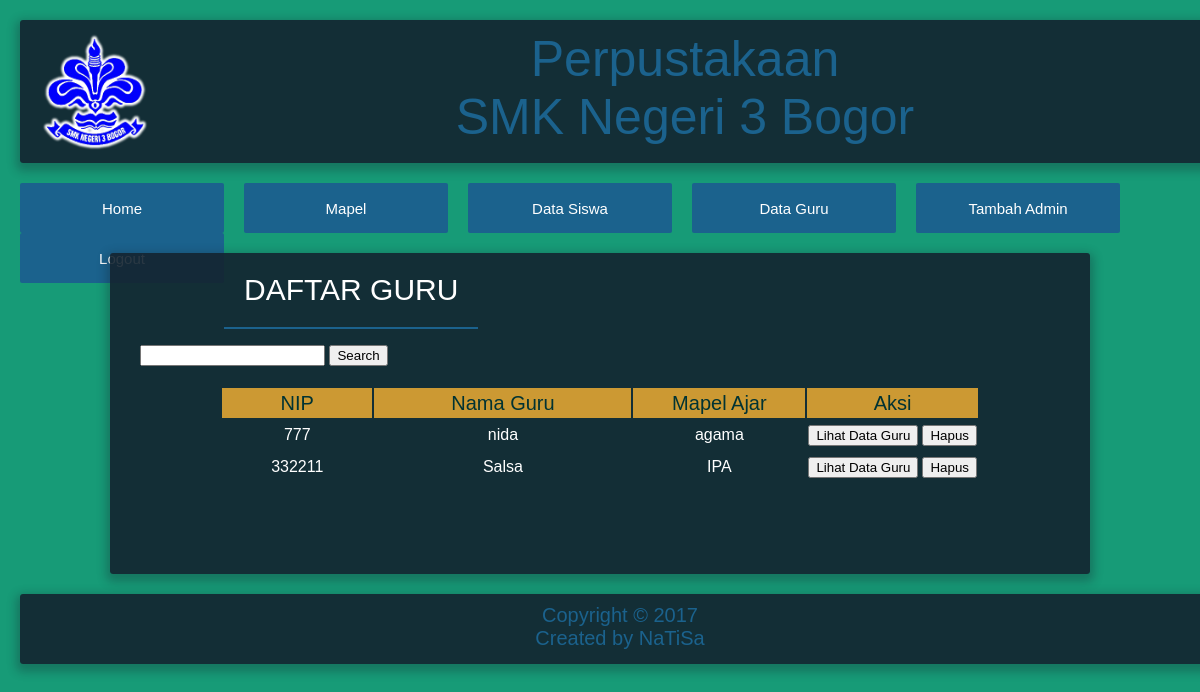
Screenshot of /dataguru.php (signed in) with the database file from the repository.
### tables this page shows
CREATE TABLE `tbguru` (
  `id_guru` int(11) NOT NULL,
  `nip` int(50) NOT NULL,
  `nama` varchar(50) NOT NULL,
  `ttl` varchar(50) NOT NULL,
  `jenis_kelamin` varchar(10) NOT NULL,
  `mapel_ajar` varchar(50) NOT NULL,
  `alamat` varchar(50) NOT NULL,
  `no_telepon` int(50) NOT NULL
);

### dataguru.php (the view, shortened to what this page needs)
<?php
include 'config.php';
?>
<!DOCTYPE html>
<html lang="en">
<head>
 <link rel="stylesheet" href="style.css">
</head>
<body>
  <div class="title">
    <p><img src="SMKN3.png" width="130" height="125" align="left">Perpustakaan </p>
    <p>SMK Negeri 3 Bogor</p>
  </div>
  <?php include 'menu.php'; ?>
  <div class="tampil-cari" style="margin-bottom:20px; margin-top:70px;">
  <div class="tampil-judul">Daftar Guru </div>
 <p>&nbsp;</p>
				  <p>&nbsp;</p>
				  <p>&nbsp;</p>
				  <p>&nbsp;</p>
				  <p>
    <div class="cari">
      <form name="form2" method="post" action="cari_guru.php">
        <input name="cari" type="text">
        <input name="search" type="submit" value="Search">
      </form>
</div>
				  <table width="800" class="table">
                                    <tr class="trhead">
                                        <td width="173">NIP</td>
                                        <td width="304">Nama Guru</td>
										<td width="199">Mapel Ajar</td>
										<td width="104" colspan="2">Aksi</td>
								  </tr>
	<?php
	$query = mysqli_query($koneksi,"SELECT * FROM tbguru ORDER BY nip ASC");
	while ($rows = mysqli_fetch_array($query)) {
	?>
	<tr class="trbody">
		<td><?php echo $rows['nip']; ?></td>
		<td><?php echo $rows['nama']; ?></td>
		<td><?php echo $rows['mapel_ajar']; ?></td>
		<td>
		<form method="post" name="<?php echo $rows['nip'] ?>">
			<input type="submit" name="liatdata" value="Lihat Data Guru">
		</form>
		</td>
		<td>
		<a href="guru_hapus.php?id=<?php echo $rows['id_guru']; ?>">
            <input type="submit" name="Submit3" value="Hapus" />
        </a>
		</td>
	</tr>
	<?php
	}
	?>
    </table>
</div>
			<div class="footer">Copyright &copy; 2017<br>Created by NaTiSa</div>
</body>
</html>

### style.css (style rules this page uses)
* { box-sizing:border-box; margin:0 auto; }
body { background: #179b77; }
html,body { font-family:Helvetica; }
.title { top:30px; padding: 10px; margin:20px; height: 143px; max-width:1325px; color: rgb(27, 98, 141); font-size: 50px; text-align: center; width:100%; background-color: rgba(19, 35, 47, 0.9); border-radius:3px; background: rgba(19, 35, 47, 0.9); box-shadow: 0 4px 10px 4px rgba(19, 35, 47, 0.3); }
.tampil-cari { padding-bottom:70px; top:20px; position:relative; width:100%; max-width:980px; background-color: rgba(19, 35, 47, 0.9); border-radius:3px; background: rgba(19, 35, 47, 0.9); box-shadow: 0 4px 10px 4px rgba(19, 35, 47, 0.3); }
.tampil-judul { color:#0033FF; padding: 0 10px; position: relative; padding:20px; text-align: center; float: left; color: #ffffff; font-size:30px; border-bottom:2px solid rgb(27, 98, 141); text-transform: uppercase }
.table { display:table; padding:20px; text-align: center; border-radius:3px; }
.trhead { background:#CC9933; color:#003333; font:bold; width:800px; height:30px; font-size:20px; }
.trbody { color:#FFFFFF; height:30px; }
.footer { float:left; padding: 10px; margin:20px; bottom:20px; height: 70px; max-width:1325px; color: rgb(27, 98, 141); font-size: 20px; text-align: center; width:100%; background-color: rgba(19, 35, 47, 0.9); border-radius:3px; background: rgba(19, 35, 47, 0.9); box-shadow: 0 4px 10px 4px rgba(19, 35, 47, 0.3); }
.cari { margin:20px; margin-left:30px; margin-bottom:0; }

### rows the page displays
tbguru: nip "777", nama "nida", mapel_ajar "agama"
tbguru: nip "332211", nama "Salsa", mapel_ajar "IPA"
